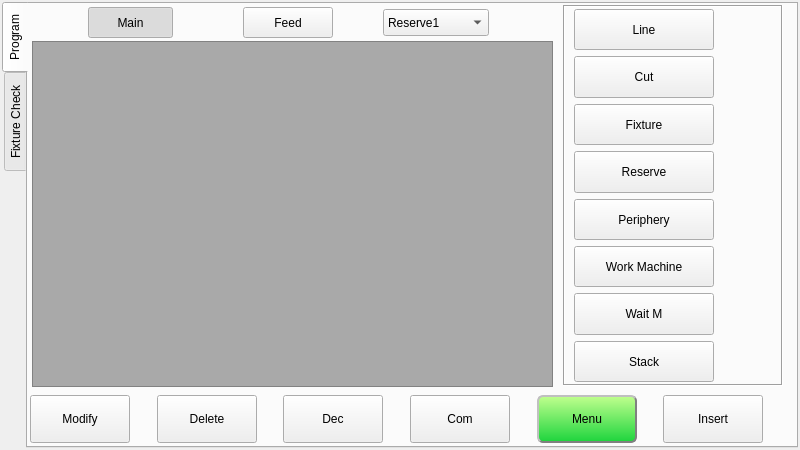
<?xml version="1.0" encoding="UTF-8"?>
<ui version="4.0">
 <class>ICHCInstructionPageFrame</class>
 <widget class="QFrame" name="ICHCInstructionPageFrame">
  <property name="geometry">
   <rect>
    <x>0</x>
    <y>0</y>
    <width>800</width>
    <height>450</height>
   </rect>
  </property>
  <property name="windowTitle">
   <string>Frame</string>
  </property>
  <property name="styleSheet">
   <string notr="true">QMessageBox QAbstractButton
{
    min-width: 90px;
	min-height:30px;
}
</string>
  </property>
  <property name="frameShape">
   <enum>QFrame::NoFrame</enum>
  </property>
  <property name="frameShadow">
   <enum>QFrame::Plain</enum>
  </property>
  <widget class="QTabWidget" name="tabWidget">
   <property name="geometry">
    <rect>
     <x>2</x>
     <y>2</y>
     <width>796</width>
     <height>446</height>
    </rect>
   </property>
   <property name="tabPosition">
    <enum>QTabWidget::West</enum>
   </property>
   <property name="currentIndex">
    <number>0</number>
   </property>
   <widget class="QWidget" name="tab_3">
    <attribute name="title">
     <string>Program</string>
    </attribute>
    <widget class="QToolButton" name="insertToolButton">
     <property name="geometry">
      <rect>
       <x>635</x>
       <y>391</y>
       <width>100</width>
       <height>48</height>
      </rect>
     </property>
     <property name="sizePolicy">
      <sizepolicy hsizetype="Preferred" vsizetype="Preferred">
       <horstretch>0</horstretch>
       <verstretch>0</verstretch>
      </sizepolicy>
     </property>
     <property name="text">
      <string>Insert</string>
     </property>
     <property name="icon">
      <iconset resource="../resource.qrc">
       <normaloff>:/resource/insert(32).png</normaloff>:/resource/insert(32).png</iconset>
     </property>
     <property name="iconSize">
      <size>
       <width>32</width>
       <height>32</height>
      </size>
     </property>
     <property name="toolButtonStyle">
      <enum>Qt::ToolButtonTextBesideIcon</enum>
     </property>
    </widget>
    <widget class="QToolButton" name="downButton">
     <property name="geometry">
      <rect>
       <x>255</x>
       <y>391</y>
       <width>100</width>
       <height>48</height>
      </rect>
     </property>
     <property name="sizePolicy">
      <sizepolicy hsizetype="Preferred" vsizetype="Preferred">
       <horstretch>0</horstretch>
       <verstretch>0</verstretch>
      </sizepolicy>
     </property>
     <property name="text">
      <string>Dec</string>
     </property>
     <property name="icon">
      <iconset resource="../resource.qrc">
       <normaloff>:/resource/mergeDown.png</normaloff>:/resource/mergeDown.png</iconset>
     </property>
     <property name="iconSize">
      <size>
       <width>32</width>
       <height>32</height>
      </size>
     </property>
     <property name="toolButtonStyle">
      <enum>Qt::ToolButtonTextBesideIcon</enum>
     </property>
     <property name="arrowType">
      <enum>Qt::NoArrow</enum>
     </property>
    </widget>
    <widget class="QToolButton" name="upButton">
     <property name="geometry">
      <rect>
       <x>382</x>
       <y>391</y>
       <width>100</width>
       <height>48</height>
      </rect>
     </property>
     <property name="sizePolicy">
      <sizepolicy hsizetype="Preferred" vsizetype="Preferred">
       <horstretch>0</horstretch>
       <verstretch>0</verstretch>
      </sizepolicy>
     </property>
     <property name="text">
      <string>Com</string>
     </property>
     <property name="icon">
      <iconset resource="../resource.qrc">
       <normaloff>:/resource/mergeUp.png</normaloff>:/resource/mergeUp.png</iconset>
     </property>
     <property name="iconSize">
      <size>
       <width>32</width>
       <height>32</height>
      </size>
     </property>
     <property name="toolButtonStyle">
      <enum>Qt::ToolButtonTextBesideIcon</enum>
     </property>
     <property name="arrowType">
      <enum>Qt::NoArrow</enum>
     </property>
    </widget>
    <widget class="QToolButton" name="commandButton">
     <property name="geometry">
      <rect>
       <x>509</x>
       <y>391</y>
       <width>100</width>
       <height>48</height>
      </rect>
     </property>
     <property name="sizePolicy">
      <sizepolicy hsizetype="Preferred" vsizetype="Preferred">
       <horstretch>0</horstretch>
       <verstretch>0</verstretch>
      </sizepolicy>
     </property>
     <property name="styleSheet">
      <string notr="true">#commandButton{
     border-style: outset;
     border-width: 2px;
     border-radius: 6px;
     border-color: gray;
	background-color: qlineargradient(spread:pad, x1:1, y1:1, x2:1, y2:0, stop:0 rgba(29, 212, 61, 255), stop:1 rgba(193, 255, 142, 255));
}
#commandButton:pressed{
     border-style: inset;
	background-color: qlineargradient(spread:pad, x1:1, y1:0, x2:1, y2:1, stop:0 rgba(29, 212, 61, 255), stop:1 rgba(193, 255, 142, 255));
	color:black;
}</string>
     </property>
     <property name="text">
      <string>Menu</string>
     </property>
    </widget>
    <widget class="QToolButton" name="modifyToolButton">
     <property name="geometry">
      <rect>
       <x>2</x>
       <y>391</y>
       <width>100</width>
       <height>48</height>
      </rect>
     </property>
     <property name="sizePolicy">
      <sizepolicy hsizetype="Preferred" vsizetype="Preferred">
       <horstretch>0</horstretch>
       <verstretch>0</verstretch>
      </sizepolicy>
     </property>
     <property name="text">
      <string>Modify</string>
     </property>
     <property name="icon">
      <iconset resource="../resource.qrc">
       <normaloff>:/resource/modify.png</normaloff>:/resource/modify.png</iconset>
     </property>
     <property name="iconSize">
      <size>
       <width>32</width>
       <height>32</height>
      </size>
     </property>
     <property name="toolButtonStyle">
      <enum>Qt::ToolButtonTextBesideIcon</enum>
     </property>
    </widget>
    <widget class="QToolButton" name="deleteToolButton">
     <property name="geometry">
      <rect>
       <x>129</x>
       <y>391</y>
       <width>100</width>
       <height>48</height>
      </rect>
     </property>
     <property name="sizePolicy">
      <sizepolicy hsizetype="Preferred" vsizetype="Preferred">
       <horstretch>0</horstretch>
       <verstretch>0</verstretch>
      </sizepolicy>
     </property>
     <property name="text">
      <string>Delete</string>
     </property>
     <property name="icon">
      <iconset resource="../resource.qrc">
       <normaloff>:/resource/Delete-icon(32).png</normaloff>:/resource/Delete-icon(32).png</iconset>
     </property>
     <property name="iconSize">
      <size>
       <width>32</width>
       <height>32</height>
      </size>
     </property>
     <property name="toolButtonStyle">
      <enum>Qt::ToolButtonTextBesideIcon</enum>
     </property>
    </widget>
    <widget class="QStackedWidget" name="settingStackedWidget">
     <property name="geometry">
      <rect>
       <x>535</x>
       <y>1</y>
       <width>220</width>
       <height>381</height>
      </rect>
     </property>
     <property name="sizePolicy">
      <sizepolicy hsizetype="Fixed" vsizetype="Preferred">
       <horstretch>0</horstretch>
       <verstretch>0</verstretch>
      </sizepolicy>
     </property>
     <property name="minimumSize">
      <size>
       <width>220</width>
       <height>0</height>
      </size>
     </property>
     <property name="maximumSize">
      <size>
       <width>220</width>
       <height>16777215</height>
      </size>
     </property>
     <property name="frameShape">
      <enum>QFrame::Box</enum>
     </property>
     <property name="frameShadow">
      <enum>QFrame::Sunken</enum>
     </property>
     <property name="midLineWidth">
      <number>0</number>
     </property>
     <widget class="QWidget" name="actionSelectPage">
      <layout class="QVBoxLayout" name="verticalLayout_3">
       <property name="topMargin">
        <number>2</number>
       </property>
       <property name="bottomMargin">
        <number>2</number>
       </property>
       <item>
        <widget class="QToolButton" name="lineButton">
         <property name="sizePolicy">
          <sizepolicy hsizetype="Preferred" vsizetype="Preferred">
           <horstretch>0</horstretch>
           <verstretch>0</verstretch>
          </sizepolicy>
         </property>
         <property name="minimumSize">
          <size>
           <width>140</width>
           <height>40</height>
          </size>
         </property>
         <property name="maximumSize">
          <size>
           <width>140</width>
           <height>48</height>
          </size>
         </property>
         <property name="text">
          <string>Line</string>
         </property>
         <property name="icon">
          <iconset resource="../resource.qrc">
           <normaloff>:/resource/Linear(32).png</normaloff>:/resource/Linear(32).png</iconset>
         </property>
         <property name="iconSize">
          <size>
           <width>32</width>
           <height>32</height>
          </size>
         </property>
         <property name="toolButtonStyle">
          <enum>Qt::ToolButtonTextBesideIcon</enum>
         </property>
        </widget>
       </item>
       <item>
        <widget class="QToolButton" name="cutButton">
         <property name="sizePolicy">
          <sizepolicy hsizetype="Preferred" vsizetype="Preferred">
           <horstretch>0</horstretch>
           <verstretch>0</verstretch>
          </sizepolicy>
         </property>
         <property name="minimumSize">
          <size>
           <width>140</width>
           <height>40</height>
          </size>
         </property>
         <property name="maximumSize">
          <size>
           <width>140</width>
           <height>48</height>
          </size>
         </property>
         <property name="text">
          <string>Cut</string>
         </property>
         <property name="icon">
          <iconset resource="../resource.qrc">
           <normaloff>:/resource/fixture_check(32).png</normaloff>:/resource/fixture_check(32).png</iconset>
         </property>
         <property name="iconSize">
          <size>
           <width>32</width>
           <height>32</height>
          </size>
         </property>
         <property name="toolButtonStyle">
          <enum>Qt::ToolButtonTextBesideIcon</enum>
         </property>
        </widget>
       </item>
       <item>
        <widget class="QToolButton" name="fixtureButton">
         <property name="sizePolicy">
          <sizepolicy hsizetype="Preferred" vsizetype="Preferred">
           <horstretch>0</horstretch>
           <verstretch>0</verstretch>
          </sizepolicy>
         </property>
         <property name="minimumSize">
          <size>
           <width>140</width>
           <height>40</height>
          </size>
         </property>
         <property name="maximumSize">
          <size>
           <width>140</width>
           <height>48</height>
          </size>
         </property>
         <property name="text">
          <string>Fixture</string>
         </property>
         <property name="icon">
          <iconset resource="../resource.qrc">
           <normaloff>:/resource/fixture(32).png</normaloff>:/resource/fixture(32).png</iconset>
         </property>
         <property name="iconSize">
          <size>
           <width>32</width>
           <height>32</height>
          </size>
         </property>
         <property name="toolButtonStyle">
          <enum>Qt::ToolButtonTextBesideIcon</enum>
         </property>
        </widget>
       </item>
       <item>
        <widget class="QToolButton" name="pneumaticButton">
         <property name="sizePolicy">
          <sizepolicy hsizetype="Preferred" vsizetype="Preferred">
           <horstretch>0</horstretch>
           <verstretch>0</verstretch>
          </sizepolicy>
         </property>
         <property name="minimumSize">
          <size>
           <width>140</width>
           <height>40</height>
          </size>
         </property>
         <property name="maximumSize">
          <size>
           <width>140</width>
           <height>48</height>
          </size>
         </property>
         <property name="text">
          <string>Reserve</string>
         </property>
         <property name="icon">
          <iconset resource="../resource.qrc">
           <normaloff>:/resource/CommonIO(32).png</normaloff>:/resource/CommonIO(32).png</iconset>
         </property>
         <property name="iconSize">
          <size>
           <width>32</width>
           <height>32</height>
          </size>
         </property>
         <property name="toolButtonStyle">
          <enum>Qt::ToolButtonTextBesideIcon</enum>
         </property>
        </widget>
       </item>
       <item>
        <widget class="QToolButton" name="peripheryButton">
         <property name="sizePolicy">
          <sizepolicy hsizetype="Preferred" vsizetype="Preferred">
           <horstretch>0</horstretch>
           <verstretch>0</verstretch>
          </sizepolicy>
         </property>
         <property name="minimumSize">
          <size>
           <width>140</width>
           <height>40</height>
          </size>
         </property>
         <property name="maximumSize">
          <size>
           <width>140</width>
           <height>48</height>
          </size>
         </property>
         <property name="text">
          <string>Periphery</string>
         </property>
         <property name="icon">
          <iconset resource="../resource.qrc">
           <normaloff>:/resource/Conveyor_Belt(32).png</normaloff>:/resource/Conveyor_Belt(32).png</iconset>
         </property>
         <property name="iconSize">
          <size>
           <width>32</width>
           <height>32</height>
          </size>
         </property>
         <property name="toolButtonStyle">
          <enum>Qt::ToolButtonTextBesideIcon</enum>
         </property>
        </widget>
       </item>
       <item>
        <widget class="QToolButton" name="workMachineIOButton">
         <property name="sizePolicy">
          <sizepolicy hsizetype="Preferred" vsizetype="Preferred">
           <horstretch>0</horstretch>
           <verstretch>0</verstretch>
          </sizepolicy>
         </property>
         <property name="minimumSize">
          <size>
           <width>140</width>
           <height>40</height>
          </size>
         </property>
         <property name="maximumSize">
          <size>
           <width>140</width>
           <height>48</height>
          </size>
         </property>
         <property name="text">
          <string>Work Machine</string>
         </property>
         <property name="icon">
          <iconset resource="../resource.qrc">
           <normaloff>:/resource/forming-machine(32).png</normaloff>:/resource/forming-machine(32).png</iconset>
         </property>
         <property name="iconSize">
          <size>
           <width>32</width>
           <height>32</height>
          </size>
         </property>
         <property name="toolButtonStyle">
          <enum>Qt::ToolButtonTextBesideIcon</enum>
         </property>
        </widget>
       </item>
       <item>
        <widget class="QToolButton" name="waitMButton">
         <property name="sizePolicy">
          <sizepolicy hsizetype="Preferred" vsizetype="Preferred">
           <horstretch>0</horstretch>
           <verstretch>0</verstretch>
          </sizepolicy>
         </property>
         <property name="minimumSize">
          <size>
           <width>140</width>
           <height>40</height>
          </size>
         </property>
         <property name="maximumSize">
          <size>
           <width>140</width>
           <height>48</height>
          </size>
         </property>
         <property name="text">
          <string>Wait M</string>
         </property>
         <property name="icon">
          <iconset resource="../resource.qrc">
           <normaloff>:/resource/stepInto.png</normaloff>:/resource/stepInto.png</iconset>
         </property>
         <property name="iconSize">
          <size>
           <width>32</width>
           <height>32</height>
          </size>
         </property>
         <property name="toolButtonStyle">
          <enum>Qt::ToolButtonTextBesideIcon</enum>
         </property>
        </widget>
       </item>
       <item>
        <widget class="QToolButton" name="stackButton">
         <property name="sizePolicy">
          <sizepolicy hsizetype="Preferred" vsizetype="Preferred">
           <horstretch>0</horstretch>
           <verstretch>0</verstretch>
          </sizepolicy>
         </property>
         <property name="minimumSize">
          <size>
           <width>140</width>
           <height>40</height>
          </size>
         </property>
         <property name="maximumSize">
          <size>
           <width>140</width>
           <height>48</height>
          </size>
         </property>
         <property name="text">
          <string>Stack</string>
         </property>
         <property name="icon">
          <iconset resource="../resource.qrc">
           <normaloff>:/resource/jump(32).png</normaloff>:/resource/jump(32).png</iconset>
         </property>
         <property name="iconSize">
          <size>
           <width>32</width>
           <height>32</height>
          </size>
         </property>
         <property name="toolButtonStyle">
          <enum>Qt::ToolButtonTextBesideIcon</enum>
         </property>
        </widget>
       </item>
      </layout>
     </widget>
    </widget>
    <widget class="QListWidget" name="moldContentListWidget">
     <property name="geometry">
      <rect>
       <x>4</x>
       <y>37</y>
       <width>521</width>
       <height>346</height>
      </rect>
     </property>
     <property name="styleSheet">
      <string notr="true">QListView{
background-color: darkgray;
}
QListView::item{
padding:5px;
}</string>
     </property>
     <property name="horizontalScrollBarPolicy">
      <enum>Qt::ScrollBarAsNeeded</enum>
     </property>
     <property name="editTriggers">
      <set>QAbstractItemView::NoEditTriggers</set>
     </property>
     <property name="showDropIndicator" stdset="0">
      <bool>false</bool>
     </property>
     <property name="alternatingRowColors">
      <bool>true</bool>
     </property>
     <property name="selectionMode">
      <enum>QAbstractItemView::SingleSelection</enum>
     </property>
     <property name="selectionBehavior">
      <enum>QAbstractItemView::SelectRows</enum>
     </property>
     <property name="spacing">
      <number>1</number>
     </property>
     <property name="selectionRectVisible">
      <bool>false</bool>
     </property>
    </widget>
    <widget class="QPushButton" name="feedButton">
     <property name="geometry">
      <rect>
       <x>215</x>
       <y>3</y>
       <width>90</width>
       <height>31</height>
      </rect>
     </property>
     <property name="minimumSize">
      <size>
       <width>0</width>
       <height>24</height>
      </size>
     </property>
     <property name="maximumSize">
      <size>
       <width>90</width>
       <height>16777215</height>
      </size>
     </property>
     <property name="text">
      <string>Feed</string>
     </property>
     <property name="checkable">
      <bool>true</bool>
     </property>
     <attribute name="buttonGroup">
      <string notr="true">buttonGroup</string>
     </attribute>
    </widget>
    <widget class="QPushButton" name="mainButton">
     <property name="geometry">
      <rect>
       <x>60</x>
       <y>3</y>
       <width>85</width>
       <height>31</height>
      </rect>
     </property>
     <property name="minimumSize">
      <size>
       <width>0</width>
       <height>24</height>
      </size>
     </property>
     <property name="maximumSize">
      <size>
       <width>90</width>
       <height>16777215</height>
      </size>
     </property>
     <property name="text">
      <string>Main</string>
     </property>
     <property name="checkable">
      <bool>true</bool>
     </property>
     <property name="checked">
      <bool>true</bool>
     </property>
     <attribute name="buttonGroup">
      <string notr="true">buttonGroup</string>
     </attribute>
    </widget>
    <widget class="QComboBox" name="reserveBox">
     <property name="geometry">
      <rect>
       <x>355</x>
       <y>5</y>
       <width>106</width>
       <height>27</height>
      </rect>
     </property>
     <item>
      <property name="text">
       <string>Reserve1</string>
      </property>
     </item>
     <item>
      <property name="text">
       <string>Reserve2</string>
      </property>
     </item>
     <item>
      <property name="text">
       <string>Reserve3</string>
      </property>
     </item>
     <item>
      <property name="text">
       <string>Reserve4</string>
      </property>
     </item>
     <item>
      <property name="text">
       <string>Reserve5</string>
      </property>
     </item>
     <item>
      <property name="text">
       <string>Reserve6</string>
      </property>
     </item>
     <item>
      <property name="text">
       <string>Reserve7</string>
      </property>
     </item>
    </widget>
   </widget>
   <widget class="QWidget" name="fixtureCheck">
    <property name="styleSheet">
     <string notr="true">QCheckBox{
	spacing: 8px;
     width: 32px;
     height: 32px;
}
QCheckBox::indicator:checked
{
 image: url(:/resource/check_checked.png);
}
QCheckBox::indicator:unchecked
{
 image: url(:/resource/check_unchecked.png);
}

</string>
    </property>
    <attribute name="title">
     <string>Fixture Check</string>
    </attribute>
    <layout class="QGridLayout" name="gridLayout">
     <item row="0" column="0">
      <widget class="QTabWidget" name="tabWidget_2">
       <property name="currentIndex">
        <number>0</number>
       </property>
       <widget class="QWidget" name="tab">
        <attribute name="title">
         <string>Page1</string>
        </attribute>
        <layout class="QGridLayout" name="gridLayout_3">
         <item row="0" column="0">
          <widget class="QCheckBox" name="check0">
           <property name="text">
            <string>0</string>
           </property>
          </widget>
         </item>
         <item row="0" column="1">
          <widget class="QCheckBox" name="check8">
           <property name="text">
            <string>0</string>
           </property>
          </widget>
         </item>
         <item row="0" column="2">
          <widget class="QCheckBox" name="check16">
           <property name="text">
            <string>0</string>
           </property>
          </widget>
         </item>
         <item row="0" column="3">
          <widget class="QCheckBox" name="check24">
           <property name="text">
            <string>0</string>
           </property>
          </widget>
         </item>
         <item row="1" column="0">
          <widget class="QCheckBox" name="check1">
           <property name="text">
            <string>0</string>
           </property>
          </widget>
         </item>
         <item row="1" column="1">
          <widget class="QCheckBox" name="check9">
           <property name="text">
            <string>0</string>
           </property>
          </widget>
         </item>
         <item row="1" column="2">
          <widget class="QCheckBox" name="check17">
           <property name="text">
            <string>0</string>
           </property>
          </widget>
         </item>
         <item row="1" column="3">
          <widget class="QCheckBox" name="check25">
           <property name="text">
            <string>0</string>
           </property>
          </widget>
         </item>
         <item row="2" column="0">
          <widget class="QCheckBox" name="check2">
           <property name="text">
            <string>0</string>
           </property>
          </widget>
         </item>
         <item row="2" column="1">
          <widget class="QCheckBox" name="check10">
           <property name="text">
            <string>0</string>
           </property>
          </widget>
         </item>
         <item row="2" column="2">
          <widget class="QCheckBox" name="check18">
           <property name="text">
            <string>0</string>
           </property>
          </widget>
         </item>
         <item row="2" column="3">
          <widget class="QCheckBox" name="check26">
           <property name="text">
            <string>0</string>
           </property>
          </widget>
         </item>
         <item row="3" column="0">
          <widget class="QCheckBox" name="check3">
           <property name="text">
            <string>0</string>
           </property>
          </widget>
         </item>
         <item row="3" column="1">
          <widget class="QCheckBox" name="check11">
           <property name="text">
            <string>0</string>
           </property>
          </widget>
         </item>
         <item row="3" column="2">
          <widget class="QCheckBox" name="check19">
           <property name="text">
            <string>0</string>
           </property>
          </widget>
         </item>
         <item row="3" column="3">
          <widget class="QCheckBox" name="check27">
           <property name="text">
            <string>0</string>
           </property>
          </widget>
         </item>
         <item row="4" column="0">
          <widget class="QCheckBox" name="check4">
           <property name="text">
            <string>0</string>
           </property>
          </widget>
         </item>
         <item row="4" column="1">
          <widget class="QCheckBox" name="check12">
           <property name="text">
            <string>0</string>
           </property>
          </widget>
         </item>
         <item row="4" column="2">
          <widget class="QCheckBox" name="check20">
           <property name="text">
            <string>0</string>
           </property>
          </widget>
         </item>
         <item row="4" column="3">
          <widget class="QCheckBox" name="check28">
           <property name="text">
            <string>0</string>
           </property>
          </widget>
         </item>
         <item row="5" column="0">
          <widget class="QCheckBox" name="check5">
           <property name="text">
            <string>0</string>
           </property>
          </widget>
         </item>
         <item row="5" column="1">
          <widget class="QCheckBox" name="check13">
           <property name="text">
            <string>0</string>
           </property>
          </widget>
         </item>
         <item row="5" column="2">
          <widget class="QCheckBox" name="check21">
           <property name="text">
            <string>0</string>
           </property>
          </widget>
         </item>
         <item row="5" column="3">
          <widget class="QCheckBox" name="check29">
           <property name="text">
            <string>0</string>
           </property>
          </widget>
         </item>
         <item row="6" column="0">
          <widget class="QCheckBox" name="check6">
           <property name="text">
            <string>0</string>
           </property>
          </widget>
         </item>
         <item row="6" column="1">
          <widget class="QCheckBox" name="check14">
           <property name="text">
            <string>0</string>
           </property>
          </widget>
         </item>
         <item row="6" column="2">
          <widget class="QCheckBox" name="check22">
           <property name="text">
            <string>0</string>
           </property>
          </widget>
         </item>
         <item row="6" column="3">
          <widget class="QCheckBox" name="check30">
           <property name="text">
            <string>0</string>
           </property>
          </widget>
         </item>
         <item row="7" column="0">
          <widget class="QCheckBox" name="check7">
           <property name="text">
            <string>0</string>
           </property>
          </widget>
         </item>
         <item row="7" column="1">
          <widget class="QCheckBox" name="check15">
           <property name="text">
            <string>0</string>
           </property>
          </widget>
         </item>
         <item row="7" column="2">
          <widget class="QCheckBox" name="check23">
           <property name="text">
            <string>0</string>
           </property>
          </widget>
         </item>
         <item row="7" column="3">
          <widget class="QCheckBox" name="check31">
           <property name="text">
            <string>0</string>
           </property>
          </widget>
         </item>
        </layout>
       </widget>
       <widget class="QWidget" name="tab_2">
        <attribute name="title">
         <string>Page2</string>
        </attribute>
        <layout class="QGridLayout" name="gridLayout_2">
         <item row="0" column="0">
          <widget class="QCheckBox" name="check32">
           <property name="text">
            <string>0</string>
           </property>
          </widget>
         </item>
         <item row="0" column="1">
          <widget class="QCheckBox" name="check40">
           <property name="text">
            <string>0</string>
           </property>
          </widget>
         </item>
         <item row="0" column="2">
          <widget class="QCheckBox" name="check48">
           <property name="text">
            <string>0</string>
           </property>
          </widget>
         </item>
         <item row="0" column="3">
          <widget class="QCheckBox" name="check56">
           <property name="text">
            <string>0</string>
           </property>
          </widget>
         </item>
         <item row="1" column="0">
          <widget class="QCheckBox" name="check33">
           <property name="text">
            <string>0</string>
           </property>
          </widget>
         </item>
         <item row="1" column="1">
          <widget class="QCheckBox" name="check41">
           <property name="text">
            <string>0</string>
           </property>
          </widget>
         </item>
         <item row="1" column="2">
          <widget class="QCheckBox" name="check49">
           <property name="text">
            <string>0</string>
           </property>
          </widget>
         </item>
         <item row="1" column="3">
          <widget class="QCheckBox" name="check57">
           <property name="text">
            <string>0</string>
           </property>
          </widget>
         </item>
         <item row="2" column="0">
          <widget class="QCheckBox" name="check34">
           <property name="text">
            <string>0</string>
           </property>
          </widget>
         </item>
         <item row="2" column="1">
          <widget class="QCheckBox" name="check42">
           <property name="text">
            <string>0</string>
           </property>
          </widget>
         </item>
         <item row="2" column="2">
          <widget class="QCheckBox" name="check50">
           <property name="text">
            <string>0</string>
           </property>
          </widget>
         </item>
         <item row="2" column="3">
          <widget class="QCheckBox" name="check58">
           <property name="text">
            <string>0</string>
           </property>
          </widget>
         </item>
         <item row="3" column="0">
          <widget class="QCheckBox" name="check35">
           <property name="text">
            <string>0</string>
           </property>
          </widget>
         </item>
         <item row="3" column="1">
          <widget class="QCheckBox" name="check43">
           <property name="text">
            <string>0</string>
           </property>
          </widget>
         </item>
         <item row="3" column="2">
          <widget class="QCheckBox" name="check51">
           <property name="text">
            <string>0</string>
           </property>
          </widget>
         </item>
         <item row="3" column="3">
          <widget class="QCheckBox" name="check59">
           <property name="text">
            <string>0</string>
           </property>
          </widget>
         </item>
         <item row="4" column="0">
          <widget class="QCheckBox" name="check36">
           <property name="text">
            <string>0</string>
           </property>
          </widget>
         </item>
         <item row="4" column="1">
          <widget class="QCheckBox" name="check44">
           <property name="text">
            <string>0</string>
           </property>
          </widget>
         </item>
         <item row="4" column="2">
          <widget class="QCheckBox" name="check52">
           <property name="text">
            <string>0</string>
           </property>
          </widget>
         </item>
         <item row="4" column="3">
          <widget class="QCheckBox" name="check60">
           <property name="text">
            <string>0</string>
           </property>
          </widget>
         </item>
         <item row="5" column="0">
          <widget class="QCheckBox" name="check37">
           <property name="text">
            <string>0</string>
           </property>
          </widget>
         </item>
         <item row="5" column="1">
          <widget class="QCheckBox" name="check45">
           <property name="text">
            <string>0</string>
           </property>
          </widget>
         </item>
         <item row="5" column="2">
          <widget class="QCheckBox" name="check53">
           <property name="text">
            <string>0</string>
           </property>
          </widget>
         </item>
         <item row="5" column="3">
          <widget class="QCheckBox" name="check61">
           <property name="text">
            <string>0</string>
           </property>
          </widget>
         </item>
         <item row="6" column="0">
          <widget class="QCheckBox" name="check38">
           <property name="text">
            <string>0</string>
           </property>
          </widget>
         </item>
         <item row="6" column="1">
          <widget class="QCheckBox" name="check46">
           <property name="text">
            <string>0</string>
           </property>
          </widget>
         </item>
         <item row="6" column="2">
          <widget class="QCheckBox" name="check54">
           <property name="text">
            <string>0</string>
           </property>
          </widget>
         </item>
         <item row="6" column="3">
          <widget class="QCheckBox" name="check62">
           <property name="text">
            <string>0</string>
           </property>
          </widget>
         </item>
         <item row="7" column="0">
          <widget class="QCheckBox" name="check39">
           <property name="text">
            <string>0</string>
           </property>
          </widget>
         </item>
         <item row="7" column="1">
          <widget class="QCheckBox" name="check47">
           <property name="text">
            <string>0</string>
           </property>
          </widget>
         </item>
         <item row="7" column="2">
          <widget class="QCheckBox" name="check55">
           <property name="text">
            <string>0</string>
           </property>
          </widget>
         </item>
         <item row="7" column="3">
          <widget class="QCheckBox" name="check63">
           <property name="text">
            <string>0</string>
           </property>
          </widget>
         </item>
        </layout>
       </widget>
      </widget>
     </item>
    </layout>
   </widget>
  </widget>
 </widget>
 <resources>
  <include location="../resource.qrc"/>
 </resources>
 <connections/>
 <buttongroups>
  <buttongroup name="buttonGroup"/>
 </buttongroups>
</ui>
